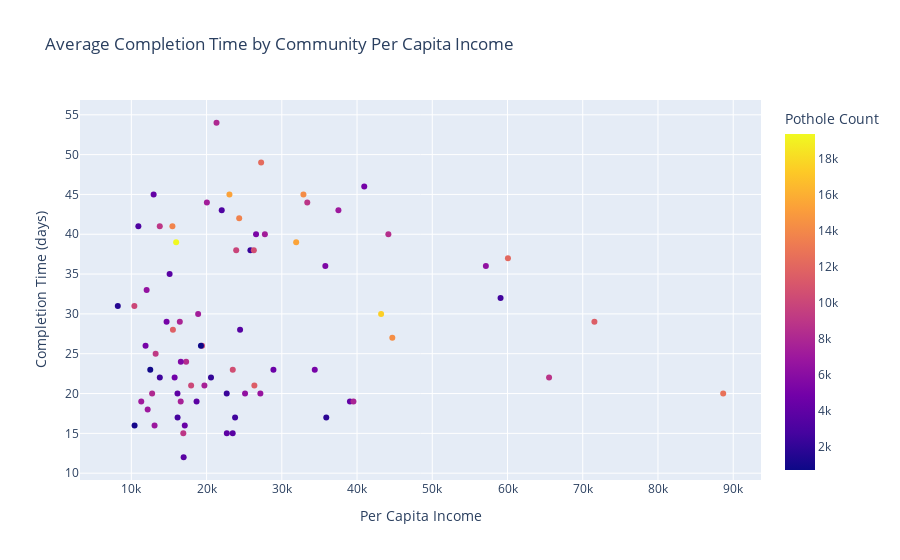

The notebook cell saved with this chart:
### Code cell
fig = px.scatter(x = working_data["Per Capita Income"], y = working_data["Completion Time"],
                 color = working_data['Count'],
                title = "Average Completion Time by Community Per Capita Income",
                labels = {
                "x": "Per Capita Income",
                "y": "Completion Time (days)",
                "color": "Pothole Count"})
fig.show()

# Save to artifacts
fig.write_image("artifacts/income_scatter.png", scale = 3, engine = 'kaleido')

### Figure 1 — Plotly figure (JSON) as saved in the notebook; plotly's stock layout.template omitted (floating-point values rounded to 4 significant figures)
{"data": [{"hovertemplate": "Per Capita Income=%{x}<br>Completion Time (days)=%{y}<br>Pothole Count=%{marker.color}<extra></extra>", "legendgroup": "", "marker": {"color": [8093, 12330, 4998, 15377, 4204, 14208, 8894, 7315, 7062, 3215, 13655, 13779, 3196, 9014, 7329, 5302, 8486, 19404, 15459, 2318, 9945, 10519, 12103, 5411, 6340, 3667, 6489, 2652, 1578, 10063, 17549, 7345, 5012, 7774, 11515, 11638, 3586, 14344, 5079, 10174, 706, 9195, 8384, 5555, 10484, 5086, 850, 4549, 4766, 2122, 8804, 2545, 10123, 11449, 7611, 8122, 12694, 6693, 6383, 2380, 3895, 4142, 7557, 3771, 7109, 7768, 6975, 1791, 2766, 2574, 1049, 6896, 4340, 3718, 9012, 3902, 3678], "coloraxis": "coloraxis", "symbol": "circle"}, "mode": "markers", "name": "", "orientation": "v", "showlegend": false, "type": "scatter", "x": [21323, 27249, 40959, 23040, 12961, 32875, 33385, 20039, 37524, 22014, 24336, 15461, 10934, 13781, 27751, 26576, 44164, 15957, 31908, 25828, 23939, 26282, 60058, 35787, 57123, 15089, 12034, 59077, 8201, 10402, 43198, 18881, 14685, 16444, 71551, 15528, 24454, 44689, 11888, 19398, 19252, 13231, 17285, 16579, 23482, 34381, 12515, 28887, 15754, 20588, 65526, 13785, 17949, 26353, 19713, 12765, 88669, 27149, 25113, 22677, 16134, 39056, 16563, 18672, 11317, 39523, 12171, 35911, 16148, 23791, 10432, 13089, 17104, 23472, 16907, 22694, 16954], "xaxis": "x", "y": [54, 49, 46, 45, 45, 45, 44, 44, 43, 43, 42, 41, 41, 41, 40, 40, 40, 39, 39, 38, 38, 38, 37, 36, 36, 35, 33, 32, 31, 31, 30, 30, 29, 29, 29, 28, 28, 27, 26, 26, 26, 25, 24, 24, 23, 23, 23, 23, 22, 22, 22, 22, 21, 21, 21, 20, 20, 20, 20, 20, 20, 19, 19, 19, 19, 19, 18, 17, 17, 17, 16, 16, 16, 15, 15, 15, 12], "yaxis": "y"}], "layout": {"autosize": true, "coloraxis": {"colorbar": {"title": {"text": "Pothole Count"}}, "colorscale": [[0, "#0d0887"], [0.1111, "#46039f"], [0.2222, "#7201a8"], [0.3333, "#9c179e"], [0.4444, "#bd3786"], [0.5556, "#d8576b"], [0.6667, "#ed7953"], [0.7778, "#fb9f3a"], [0.8889, "#fdca26"], [1, "#f0f921"]]}, "legend": {"tracegroupgap": 0}, "title": {"text": "Average Completion Time by Community Per Capita Income"}, "xaxis": {"anchor": "y", "autorange": true, "domain": [0, 1], "range": [3415.0, 93450.0], "title": {"text": "Per Capita Income"}, "type": "linear"}, "yaxis": {"anchor": "x", "autorange": true, "domain": [0, 1], "range": [8.534, 57.47], "title": {"text": "Completion Time (days)"}, "type": "linear"}}}
